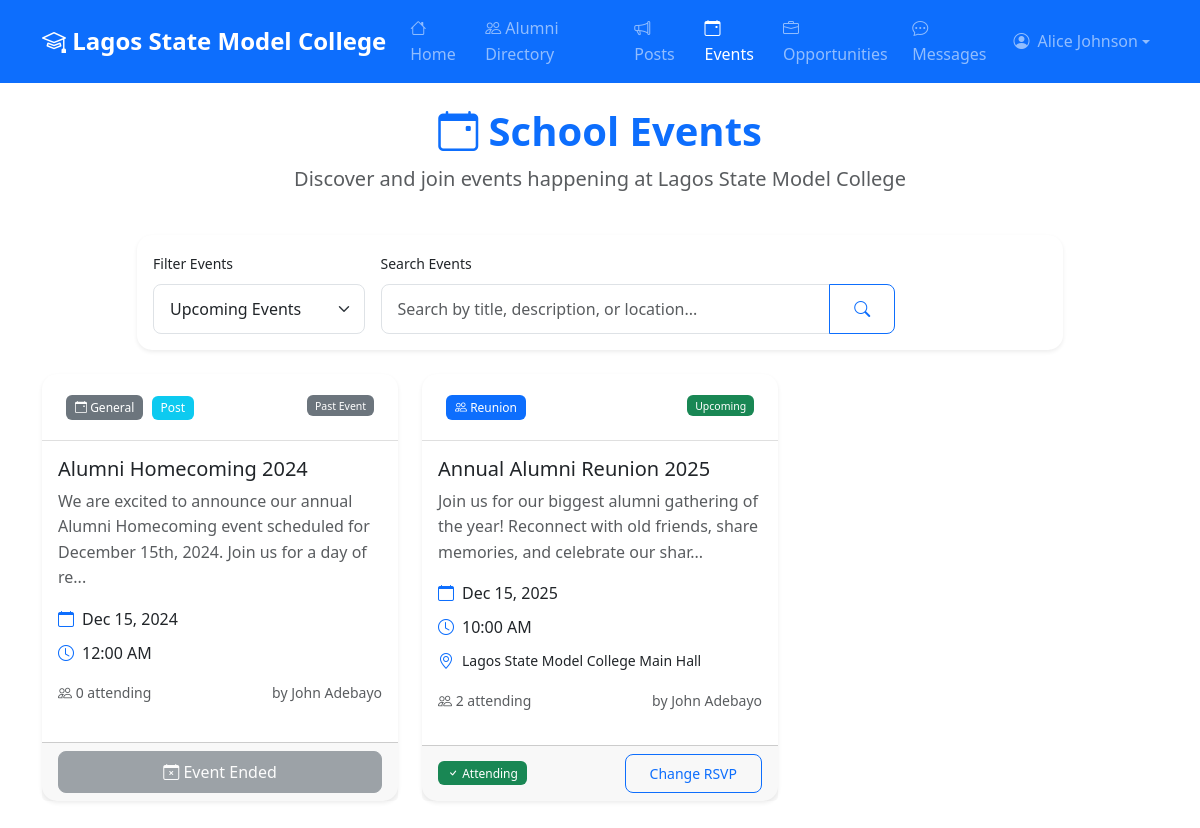
Screenshot of /user/events.php (signed in) with the database file from the repository.
### tables this page shows
CREATE TABLE schools (
    id INT AUTO_INCREMENT PRIMARY KEY,
    name VARCHAR(200) NOT NULL,
    location VARCHAR(200) NOT NULL,
    logo VARCHAR(255) NULL,
    contact_email VARCHAR(100) NOT NULL,
    website VARCHAR(255) NULL,
    description TEXT NULL,
    approved BOOLEAN DEFAULT FALSE,
    status ENUM('active', 'suspended') DEFAULT 'active',
    created_at TIMESTAMP DEFAULT CURRENT_TIMESTAMP,
    updated_at TIMESTAMP DEFAULT CURRENT_TIMESTAMP ON UPDATE CURRENT_TIMESTAMP,
    INDEX idx_approved (approved),
    INDEX idx_status (status)
);

CREATE TABLE users (
    id INT AUTO_INCREMENT PRIMARY KEY,
    name VARCHAR(100) NOT NULL,
    email VARCHAR(100) UNIQUE NOT NULL,
    password VARCHAR(255) NOT NULL,
    role ENUM('super_admin', 'school_admin', 'student') NOT NULL DEFAULT 'student',
    school_id INT NULL,
    year_group VARCHAR(20) NULL,
    graduation_year VARCHAR(4) NULL,
    status ENUM('Graduated', 'Left', 'Current Student') NULL,
    student_id VARCHAR(50) NULL,
    current_occupation VARCHAR(200) NULL,
    industry VARCHAR(100) NULL,
    location VARCHAR(100) NULL,
    bio TEXT NULL,
    linkedin_profile VARCHAR(255) NULL,
    website VARCHAR(255) NULL,
    phone VARCHAR(20) NULL,
    skills TEXT NULL,
    interests TEXT NULL,
    approved BOOLEAN DEFAULT FALSE,
    profile_photo VARCHAR(255) NULL,
    reset_token VARCHAR(64) NULL,
    reset_token_expires DATETIME NULL,
    created_at TIMESTAMP DEFAULT CURRENT_TIMESTAMP,
    updated_at TIMESTAMP DEFAULT CURRENT_TIMESTAMP ON UPDATE CURRENT_TIMESTAMP,
    INDEX idx_email (email),
    INDEX idx_school_id (school_id),
    INDEX idx_role (role),
    INDEX idx_approved (approved)
);

CREATE TABLE posts (
    id INT AUTO_INCREMENT PRIMARY KEY,
    school_id INT NOT NULL,
    author_id INT NOT NULL,
    title VARCHAR(200) NOT NULL,
    content TEXT NOT NULL,
    post_type ENUM('update', 'event', 'opportunity') DEFAULT 'update',
    event_date DATE NULL,
    created_at TIMESTAMP DEFAULT CURRENT_TIMESTAMP,
    updated_at TIMESTAMP DEFAULT CURRENT_TIMESTAMP ON UPDATE CURRENT_TIMESTAMP,
    FOREIGN KEY (school_id) REFERENCES schools(id) ON DELETE CASCADE,
    FOREIGN KEY (author_id) REFERENCES users(id) ON DELETE CASCADE,
    INDEX idx_school_id (school_id),
    INDEX idx_created_at (created_at)
);

CREATE TABLE events (
    id INT AUTO_INCREMENT PRIMARY KEY,
    school_id INT NOT NULL,
    title VARCHAR(200) NOT NULL,
    description TEXT NOT NULL,
    event_type ENUM('general', 'reunion', 'networking', 'career_fair', 'webinar', 'fundraising') DEFAULT 'general',
    event_date DATETIME NOT NULL,
    location TEXT NULL,
    max_attendees INT NULL,
    registration_required BOOLEAN DEFAULT FALSE,
    status ENUM('active', 'cancelled', 'completed') DEFAULT 'active',
    created_by INT NOT NULL,
    created_at TIMESTAMP DEFAULT CURRENT_TIMESTAMP,
    updated_at TIMESTAMP DEFAULT CURRENT_TIMESTAMP ON UPDATE CURRENT_TIMESTAMP,
    FOREIGN KEY (school_id) REFERENCES schools(id) ON DELETE CASCADE,
    FOREIGN KEY (created_by) REFERENCES users(id) ON DELETE CASCADE,
    INDEX idx_school_id (school_id),
    INDEX idx_event_date (event_date),
    INDEX idx_status (status)
);

### user/events.php (the view, shortened to what the rows shown need)
<?php
require_once '../includes/auth.php';
require_once '../includes/functions.php';
$user = getCurrentUser();
$db = getDB();
$school = getSchoolInfo($user['school_id']);
$filter = $_GET['filter'] ?? 'upcoming';
$search = $_GET['search'] ?? '';
$page = max(1, intval($_GET['page'] ?? 1));
$per_page = 12;
$offset = ($page - 1) * $per_page;
$where_conditions = ["e.school_id = ?", "e.status = 'active'"];
$params = [$user['school_id']];
if ($filter === 'upcoming') {
    $where_conditions[] = "e.event_date >= NOW()";
} elseif ($filter === 'past') {
    $where_conditions[] = "e.event_date < NOW()";
} elseif ($filter === 'my_events') {
    $where_conditions[] = "er.user_id = ? AND er.status = 'attending'";
    $params[] = $user['id'];
}
$where_clause = implode(' AND ', $where_conditions);
$events = [];
if ($db) {
    try {
        $events_query = "
            SELECT DISTINCT e.*, u.name as creator_name,
                   (SELECT COUNT(*) FROM event_rsvps er2 WHERE er2.event_id = e.id AND er2.status = 'attending') as attendee_count,
                   (SELECT status FROM event_rsvps er3 WHERE er3.event_id = e.id AND er3.user_id = ?) as user_rsvp_status,
                   'event' as source_type, e.id as source_id
            FROM events e
            LEFT JOIN users u ON e.created_by = u.id
            LEFT JOIN event_rsvps er ON e.id = er.event_id
            WHERE {$where_clause}
        ";
        $stmt = $db->prepare($events_query);
        $stmt->execute(array_merge([$user['id']], $params));
        $events_from_table = $stmt->fetchAll();
        $posts_query = "
            SELECT
                p.id,
                p.title,
                p.content as description,
                'general' as event_type,
                p.event_date,
                '' as location,
                NULL as max_attendees,
                0 as registration_required,
                'active' as status,
                p.author_id as created_by,
                p.created_at,
                p.created_at as updated_at,
                u.name as creator_name,
                0 as attendee_count,
                NULL as user_rsvp_status,
                'post' as source_type,
                p.id as source_id
            FROM posts p
            LEFT JOIN users u ON p.author_id = u.id
            WHERE p.school_id = ? AND p.post_type = 'event'
        ";
        $stmt = $db->prepare($posts_query);
        $stmt->execute([$user['school_id']]);
        $posts_as_events = $stmt->fetchAll();
        $combined_events = array_merge($events_from_table, $posts_as_events);
        usort($combined_events, function($a, $b) {
            return strtotime($a['event_date']) - strtotime($b['event_date']);
        });
        $events = array_slice($combined_events, $offset, $per_page);
    } catch (PDOException $e) {
        error_log("Error fetching events: " . $e->getMessage());
        $events = [];
        $total_events = 0;
    }
}
?>
<!DOCTYPE html>
<html lang="en">
<head>
    <link href="https://cdn.jsdelivr.net/npm/bootstrap@5.3.0/dist/css/bootstrap.min.css" rel="stylesheet">
    <link href="https://cdn.jsdelivr.net/npm/bootstrap-icons@1.10.0/font/bootstrap-icons.css" rel="stylesheet">
    <link href="../assets/css/style.css" rel="stylesheet">
</head>
<body>
    <nav class="navbar navbar-expand-lg navbar-dark bg-primary">
        <div class="container">
            <a class="navbar-brand" href="dashboard.php">
                <i class="bi bi-mortarboard"></i> <?php echo htmlspecialchars($school['name']); ?>
            </a>
            <div class="collapse navbar-collapse" id="navbarNav">
                <ul class="navbar-nav me-auto">
                </ul>
                <ul class="navbar-nav">
                    <li class="nav-item dropdown">
                        <a class="nav-link dropdown-toggle d-flex align-items-center" href="#"
                           id="navbarDropdown" role="button" data-bs-toggle="dropdown">
                            <?php if (!empty($user['profile_photo'])): ?>
                                <img src="../uploads/profiles/<?php echo htmlspecialchars($user['profile_photo']); ?>"
                                     alt="Profile" class="rounded-circle me-2"
                                     style="width: 30px; height: 30px; object-fit: cover;">
                            <?php else: ?>
                                <i class="bi bi-person-circle me-2"></i>
                            <?php endif; ?>
                            <?php echo htmlspecialchars($user['name']); ?>
                        </a>
                    </li>
                </ul>
            </div>
        </div>
    </nav>
    <div class="container my-4">
        <div class="row mb-4">
            <div class="col-12">
                <div class="text-center">
                    <h1 class="display-6 fw-bold text-primary">
                        <i class="bi bi-calendar-event"></i> School Events
                    </h1>
                    <p class="lead text-muted">
                        Discover and join events happening at <?php echo htmlspecialchars($school['name']); ?>
                    </p>
                </div>
            </div>
        </div>
        <div class="row">
            <?php if (empty($events)): ?>
                <div class="col-12">
                    <div class="card shadow-sm text-center py-5">
                        <div class="card-body">
                            <i class="bi bi-calendar-x text-muted" style="font-size: 3rem;"></i>
                            <h5 class="mt-3 text-muted">No Events Found</h5>
                            <p class="text-muted">
                                <?php if (!empty($search) || $filter !== 'upcoming'): ?>
                                    No events match your search criteria. Try adjusting your filters.
                                <?php else: ?>
                                    There are no upcoming events at the moment. Check back soon!
                                <?php endif; ?>
                            </p>
                        </div>
                    </div>
                </div>
            <?php else: ?>
                <?php foreach ($events as $event): ?>
                    <div class="col-lg-4 col-md-6 mb-4">
                        <div class="card shadow-sm h-100 event-card">
                            <div class="card-header d-flex justify-content-between align-items-start">
                                <div>
                                    <?php
                                    $event_types = [
                                        'reunion' => ['icon' => 'bi-people', 'color' => 'primary'],
                                        'networking' => ['icon' => 'bi-diagram-3', 'color' => 'success'],
                                        'career_fair' => ['icon' => 'bi-briefcase', 'color' => 'warning'],
                                        'webinar' => ['icon' => 'bi-camera-video', 'color' => 'info'],
                                        'fundraising' => ['icon' => 'bi-heart', 'color' => 'danger'],
                                        'general' => ['icon' => 'bi-calendar-event', 'color' => 'secondary']
                                    ];
                                    $type_info = $event_types[$event['event_type']] ?? $event_types['general'];
                                    ?>
                                    <span class="badge bg-<?php echo $type_info['color']; ?>">
                                        <i class="<?php echo $type_info['icon']; ?>"></i>
                                        <?php echo ucfirst(str_replace('_', ' ', $event['event_type'])); ?>
                                    </span>
                                    <?php if ($event['source_type'] === 'post'): ?>
                                        <span class="badge bg-info ms-1">Post</span>
                                    <?php endif; ?>
                                </div>
                                <small class="text-muted">
                                    <?php if (strtotime($event['event_date']) < time()): ?>
                                        <span class="badge bg-secondary">Past Event</span>
                                    <?php else: ?>
                                        <span class="badge bg-success">Upcoming</span>
                                    <?php endif; ?>
                                </small>
                            </div>
                            <div class="card-body">
                                <h5 class="card-title"><?php echo htmlspecialchars($event['title']); ?></h5>
                                <p class="card-text text-muted">
                                    <?php echo nl2br(htmlspecialchars(truncateText($event['description'], 120))); ?>
                                </p>
                                <div class="event-details mb-3">
                                    <div class="d-flex align-items-center mb-2">
                                        <i class="bi bi-calendar text-primary me-2"></i>
                                        <span><?php echo date('M d, Y', strtotime($event['event_date'])); ?></span>
                                    </div>
                                    <div class="d-flex align-items-center mb-2">
                                        <i class="bi bi-clock text-primary me-2"></i>
                                        <span><?php echo date('g:i A', strtotime($event['event_date'])); ?></span>
                                    </div>
                                    <?php if ($event['location']): ?>
                                        <div class="d-flex align-items-center mb-2">
                                            <i class="bi bi-geo-alt text-primary me-2"></i>
                                            <span class="small"><?php echo htmlspecialchars(truncateText($event['location'], 40)); ?></span>
                                        </div>
                                    <?php endif; ?>
                                </div>
                                <div class="d-flex justify-content-between align-items-center mb-3">
                                    <small class="text-muted">
                                        <i class="bi bi-people"></i> <?php echo $event['attendee_count']; ?> attending
                                    </small>
                                    <small class="text-muted">
                                        by <?php echo htmlspecialchars($event['creator_name']); ?>
                                    </small>
                                </div>
                            </div>
                            <div class="card-footer">
                                <?php if (strtotime($event['event_date']) >= time()): ?>
                                    <?php if ($event['user_rsvp_status']): ?>
                                        <?php if ($event['source_type'] === 'event'): ?>
                                            <div class="d-flex align-items-center justify-content-between">
                                                <span class="badge bg-success">
                                                    <i class="bi bi-check"></i>
                                                    <?php echo ucfirst($event['user_rsvp_status']); ?>
                                                </span>
                                                <button class="btn btn-outline-primary btn-sm"
                                                        data-bs-toggle="modal"
                                                        data-bs-target="#rsvpModal"
                                                        data-event-id="<?php echo $event['id']; ?>"
                                                        data-event-title="<?php echo htmlspecialchars($event['title']); ?>"
                                                        data-current-rsvp="<?php echo $event['user_rsvp_status']; ?>">
                                                    Change RSVP
                                                </button>
                                            </div>
                                        <?php else: ?>
                                            <div class="text-muted small">
                                                <i class="bi bi-info-circle"></i> This is a post marked as an event
                                            </div>
                                        <?php endif; ?>
                                    <?php endif; ?>
                                <?php else: ?>
                                    <button class="btn btn-secondary w-100" disabled>
                                        <i class="bi bi-calendar-x"></i> Event Ended
                                    </button>
                                <?php endif; ?>
                            </div>
                        </div>
                    </div>
                <?php endforeach; ?>
            <?php endif; ?>
        </div>
    </div>
</body>
</html>

### rows the page displays
schools: name "Lagos State Model College"
users: name "Alice Johnson"
posts: event_type "General", shows "Post", shows "Past Event", title "Alumni Homecoming 2024", content "We are excited to announce our annual Alumni Homecoming event scheduled for December 15th, 2024. Join us for a day of re...", event_date "Dec 15, 2024", event_date "12:00 AM", attendee_count "0", author.name "John Adebayo", shows "Event Ended"
events: event_type "Reunion", shows "Upcoming", title "Annual Alumni Reunion 2025", description "Join us for our biggest alumni gathering of the year! Reconnect with old friends, share memories, and celebrate our shar...", event_date "Dec 15, 2025", event_date "10:00 AM", location "Lagos State Model College Main Hall", attendee_count "2", created_by.name "John Adebayo", user_rsvp_status "Attending"
